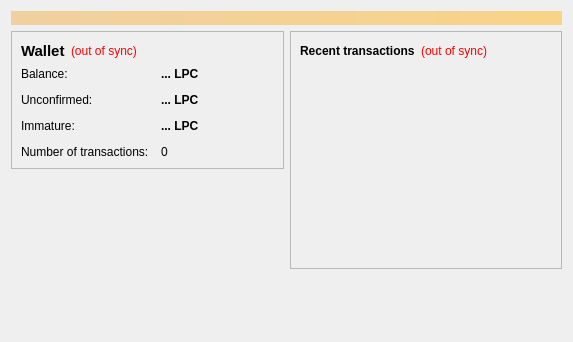
<?xml version="1.0" encoding="UTF-8"?>
<ui version="4.0">
 <class>OverviewPage</class>
 <widget class="QWidget" name="OverviewPage">
  <property name="geometry">
   <rect>
    <x>0</x>
    <y>0</y>
    <width>573</width>
    <height>342</height>
   </rect>
  </property>
  <property name="windowTitle">
   <string>Form</string>
  </property>
  <layout class="QVBoxLayout" name="topLayout">
   <item>
    <widget class="QLabel" name="labelAlerts">
     <property name="visible">
      <bool>false</bool>
     </property>
     <property name="styleSheet">
      <string notr="true">background-color: qlineargradient(x1: 0, y1: 0, x2: 1, y2: 0, stop:0 #F0D0A0, stop:1 #F8D488); color:#000000;</string>
     </property>
     <property name="wordWrap">
      <bool>true</bool>
     </property>
     <property name="margin">
      <number>3</number>
     </property>
    </widget>
   </item>
   <item>
    <layout class="QHBoxLayout" name="horizontalLayout" stretch="1,1">
     <item>
      <layout class="QVBoxLayout" name="verticalLayout_2">
       <item>
        <widget class="QFrame" name="frame">
         <property name="frameShape">
          <enum>QFrame::StyledPanel</enum>
         </property>
         <property name="frameShadow">
          <enum>QFrame::Raised</enum>
         </property>
         <layout class="QVBoxLayout" name="verticalLayout_4">
          <item>
           <layout class="QHBoxLayout" name="horizontalLayout_4">
            <item>
             <widget class="QLabel" name="label_5">
              <property name="font">
               <font>
                <pointsize>11</pointsize>
                <weight>75</weight>
                <bold>true</bold>
               </font>
              </property>
              <property name="text">
               <string>Wallet</string>
              </property>
             </widget>
            </item>
            <item>
             <widget class="QLabel" name="labelWalletStatus">
              <property name="toolTip">
               <string>The displayed information may be out of date. Your wallet automatically synchronizes with the Loopcoin network after a connection is established, but this process has not completed yet.</string>
              </property>
              <property name="styleSheet">
               <string notr="true">QLabel { color: red; }</string>
              </property>
              <property name="text">
               <string notr="true">(out of sync)</string>
              </property>
              <property name="alignment">
               <set>Qt::AlignLeading|Qt::AlignLeft|Qt::AlignVCenter</set>
              </property>
             </widget>
            </item>
            <item>
             <spacer name="horizontalSpacer_2">
              <property name="orientation">
               <enum>Qt::Horizontal</enum>
              </property>
              <property name="sizeHint" stdset="0">
               <size>
                <width>40</width>
                <height>20</height>
               </size>
              </property>
             </spacer>
            </item>
           </layout>
          </item>
          <item>
           <layout class="QFormLayout" name="formLayout_2">
            <property name="fieldGrowthPolicy">
             <enum>QFormLayout::AllNonFixedFieldsGrow</enum>
            </property>
            <property name="horizontalSpacing">
             <number>12</number>
            </property>
            <property name="verticalSpacing">
             <number>12</number>
            </property>
            <item row="0" column="0">
             <widget class="QLabel" name="label">
              <property name="text">
               <string>Balance:</string>
              </property>
             </widget>
            </item>
            <item row="0" column="1">
             <widget class="QLabel" name="labelBalance">
              <property name="font">
               <font>
                <weight>75</weight>
                <bold>true</bold>
               </font>
              </property>
              <property name="cursor">
               <cursorShape>IBeamCursor</cursorShape>
              </property>
              <property name="toolTip">
               <string>Your current balance</string>
              </property>
              <property name="text">
               <string notr="true">... LPC</string>
              </property>
              <property name="textInteractionFlags">
               <set>Qt::LinksAccessibleByMouse|Qt::TextSelectableByKeyboard|Qt::TextSelectableByMouse</set>
              </property>
             </widget>
            </item>
            <item row="1" column="0">
             <widget class="QLabel" name="label_3">
              <property name="text">
               <string>Unconfirmed:</string>
              </property>
             </widget>
            </item>
            <item row="1" column="1">
             <widget class="QLabel" name="labelUnconfirmed">
              <property name="font">
               <font>
                <weight>75</weight>
                <bold>true</bold>
               </font>
              </property>
              <property name="cursor">
               <cursorShape>IBeamCursor</cursorShape>
              </property>
              <property name="toolTip">
               <string>Total of transactions that have yet to be confirmed, and do not yet count toward the current balance</string>
              </property>
              <property name="text">
               <string notr="true">... LPC</string>
              </property>
              <property name="textInteractionFlags">
               <set>Qt::LinksAccessibleByMouse|Qt::TextSelectableByKeyboard|Qt::TextSelectableByMouse</set>
              </property>
             </widget>
            </item>
            <item row="3" column="0">
             <widget class="QLabel" name="label_2">
              <property name="text">
               <string>Number of transactions:</string>
              </property>
             </widget>
            </item>
            <item row="3" column="1">
             <widget class="QLabel" name="labelNumTransactions">
              <property name="toolTip">
               <string>Total number of transactions in wallet</string>
              </property>
              <property name="text">
               <string notr="true">0</string>
              </property>
             </widget>
            </item>
            <item row="2" column="0">
             <widget class="QLabel" name="labelImmatureText">
              <property name="text">
               <string>Immature:</string>
              </property>
             </widget>
            </item>
            <item row="2" column="1">
             <widget class="QLabel" name="labelImmature">
              <property name="font">
               <font>
                <weight>75</weight>
                <bold>true</bold>
               </font>
              </property>
              <property name="toolTip">
               <string>Mined balance that has not yet matured</string>
              </property>
              <property name="text">
               <string notr="true">... LPC</string>
              </property>
              <property name="textInteractionFlags">
               <set>Qt::LinksAccessibleByMouse|Qt::TextSelectableByKeyboard|Qt::TextSelectableByMouse</set>
              </property>
             </widget>
            </item>
           </layout>
          </item>
         </layout>
        </widget>
       </item>
       <item>
        <spacer name="verticalSpacer">
         <property name="orientation">
          <enum>Qt::Vertical</enum>
         </property>
         <property name="sizeHint" stdset="0">
          <size>
           <width>20</width>
           <height>40</height>
          </size>
         </property>
        </spacer>
       </item>
      </layout>
     </item>
     <item>
      <layout class="QVBoxLayout" name="verticalLayout_3">
       <item>
        <widget class="QFrame" name="frame_2">
         <property name="frameShape">
          <enum>QFrame::StyledPanel</enum>
         </property>
         <property name="frameShadow">
          <enum>QFrame::Raised</enum>
         </property>
         <layout class="QVBoxLayout" name="verticalLayout">
          <item>
           <layout class="QHBoxLayout" name="horizontalLayout_2">
            <item>
             <widget class="QLabel" name="label_4">
              <property name="text">
               <string>&lt;b&gt;Recent transactions&lt;/b&gt;</string>
              </property>
             </widget>
            </item>
            <item>
             <widget class="QLabel" name="labelTransactionsStatus">
              <property name="toolTip">
               <string>The displayed information may be out of date. Your wallet automatically synchronizes with the Loopcoin network after a connection is established, but this process has not completed yet.</string>
              </property>
              <property name="styleSheet">
               <string notr="true">QLabel { color: red; }</string>
              </property>
              <property name="text">
               <string notr="true">(out of sync)</string>
              </property>
              <property name="alignment">
               <set>Qt::AlignRight|Qt::AlignTrailing|Qt::AlignVCenter</set>
              </property>
             </widget>
            </item>
            <item>
             <spacer name="horizontalSpacer">
              <property name="orientation">
               <enum>Qt::Horizontal</enum>
              </property>
              <property name="sizeHint" stdset="0">
               <size>
                <width>40</width>
                <height>20</height>
               </size>
              </property>
             </spacer>
            </item>
           </layout>
          </item>
          <item>
           <widget class="QListView" name="listTransactions">
            <property name="styleSheet">
             <string notr="true">QListView { background: transparent; }</string>
            </property>
            <property name="frameShape">
             <enum>QFrame::NoFrame</enum>
            </property>
            <property name="verticalScrollBarPolicy">
             <enum>Qt::ScrollBarAlwaysOff</enum>
            </property>
            <property name="horizontalScrollBarPolicy">
             <enum>Qt::ScrollBarAlwaysOff</enum>
            </property>
            <property name="selectionMode">
             <enum>QAbstractItemView::NoSelection</enum>
            </property>
           </widget>
          </item>
         </layout>
        </widget>
       </item>
       <item>
        <spacer name="verticalSpacer_2">
         <property name="orientation">
          <enum>Qt::Vertical</enum>
         </property>
         <property name="sizeHint" stdset="0">
          <size>
           <width>20</width>
           <height>40</height>
          </size>
         </property>
        </spacer>
       </item>
      </layout>
     </item>
    </layout>
   </item>
  </layout>
 </widget>
 <resources/>
 <connections/>
</ui>
